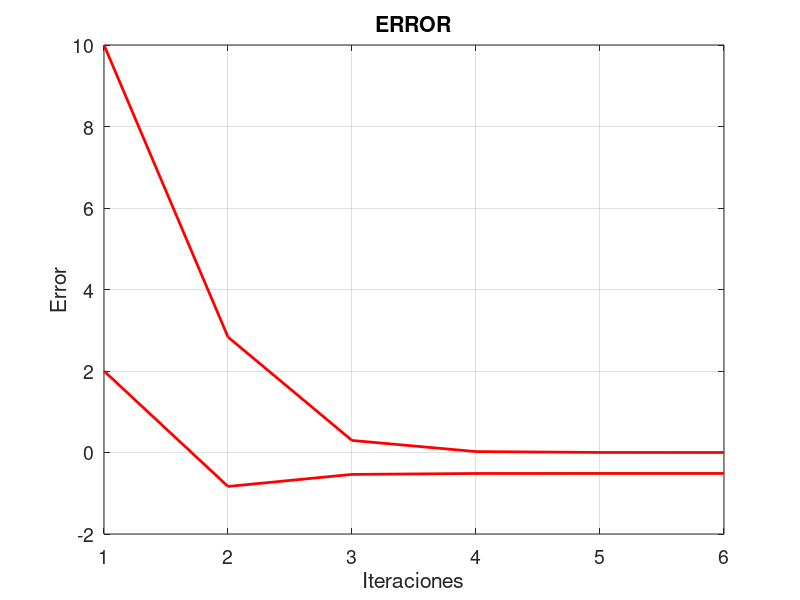

Here is the MATLAB script that generated this plot:
init_value = 2;
i = 1;
e(i) = 10;
while(e(i)>0.0001)
    if(i == 1)
        x(i)=init_value;
    end
    g(i)=(5)/(x(i)^2-10);
    i=i+1;
    x(i)=g(i-1);
    e(i)=abs(x(i-1)-x(i));
    if(e(i)>50)
        break;
    end
end

tam = size(e);
ite = 1:1:tam(2);
figure('DefaultAxesFontSize',14)
plot(ite,e,'color',[1 0 0],'LineWidth',2);
set(gcf,'color','white');
grid on
xlabel 'Iteraciones'
ylabel 'Error'
title 'ERROR'
hold on
plot(ite,x,'color',[1 0 0],'LineWidth',2);
xlabel 'Iteraciones'
%ylabel 'Error'
title 'ERROR'    
    